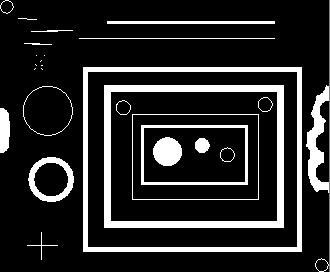
%> input picture Question 24 U21EC146/morph_dilate.png, 330 x 272 px
$ octave que24.m   (GNU Octave 9; MATLAB toolbox functions it lacks are replaced by stand-ins)
%> lines starting %> are read from the running program, lines starting %| are printed output that depends on the picture; in (x1, y1, x2, y2) boxes, pixels count from 0 and x2, y2 are one past the last pixel; in counts of white or black regions, pixels touching at a corner belong together; the program's own positions count from 1
% Read a binary image (replace 'binary_image.png' with your image file)
binary_image = imread('morph_dilate.png');
%> binary_image is the input picture: size 272x330x3 uint8; min 0, max 255, mean 40
binary_image = im2bw(binary_image);
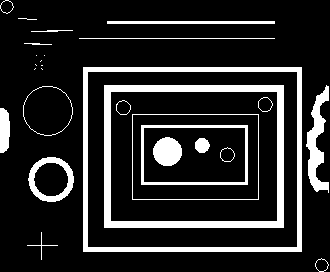
%> binary_image: size 272x330 logical; 15.5% white; 28 white regions (8 under 20 px), largest, box (x1, y1, x2, y2) and area: (104, 85, 284, 228) 4326, (83, 67, 302, 252) 3940, (306, 85, 329, 193) 1110

% Display the original binary image
figure;
subplot(2, 3, 1);
imshow(binary_image);
title('Original Binary Image');

% Perform Erosion
se = strel('square', 3); % Structuring element (3x3 square)
eroded_image = imerode(binary_image, se);
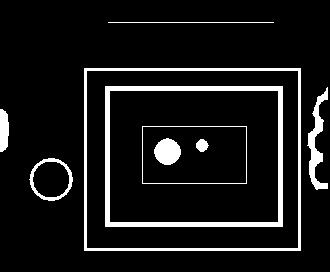
%> eroded_image: size 272x330 logical; 9.1% white; 9 white regions, largest, box (x1, y1, x2, y2) and area: (105, 86, 283, 227) 3090, (84, 68, 301, 251) 2364, (307, 87, 328, 190) 788

subplot(2, 3, 2);
imshow(eroded_image);
title('Erosion');

% Perform Dilation
dilated_image = imdilate(binary_image, se);
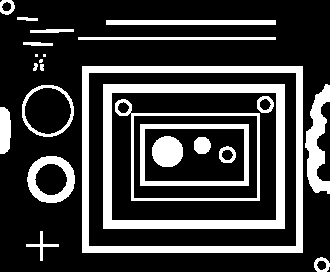
%> dilated_image: size 272x330 logical; 23.6% white; 25 white regions (3 under 20 px), largest, box (x1, y1, x2, y2) and area: (103, 84, 285, 229) 5562, (82, 66, 303, 253) 5516, (140, 124, 249, 186) 1610

subplot(2, 3, 3);
imshow(dilated_image);
title('Dilation');

% Perform Opening (Erosion followed by Dilation)
opened_image = imopen(binary_image, se);
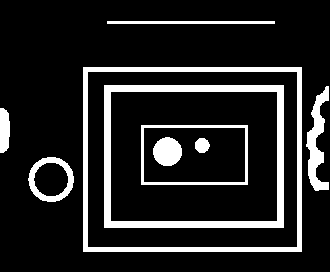
%> opened_image: size 272x330 logical; 14.3% white; 9 white regions, largest, box (x1, y1, x2, y2) and area: (104, 85, 284, 228) 4326, (83, 67, 302, 252) 3940, (306, 86, 329, 191) 1102

subplot(2, 3, 4);
imshow(opened_image);
title('Opening');

% Perform Closing (Dilation followed by Erosion)
closed_image = imclose(binary_image, se);

subplot(2, 3, 5);
imshow(closed_image);
title('Closing');

% Perform Boundary Extension
boundary_extended_image = imdilate(binary_image, strel('square', 3)) - binary_image;
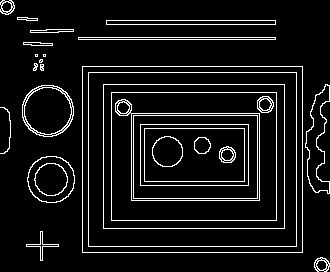
%> boundary_extended_image: size 272x330 double; values 0 (black) and 1 (white), 8.1% white in thin lines or dots

subplot(2, 3, 6);
imshow(boundary_extended_image);
title('Boundary Extension');

% Region Filling
filled_image = imfill(binary_image, 'holes');
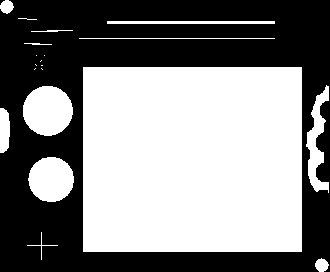
%> filled_image: size 272x330 logical; 52.1% white; 2 black regions (1 under 20 px), largest, box (x1, y1, x2, y2) and area: (0, 0, 330, 272) 42997

% Display the filled image separately
figure;
imshow(filled_image);
title('Region Filling');
24
